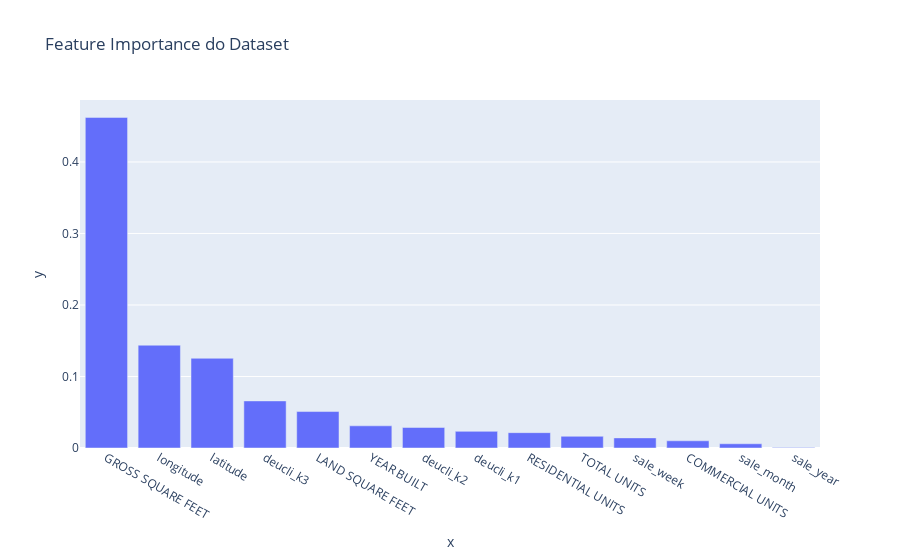

This figure's notebook cell:
### Code cell
px.bar(x = dataset_train.columns[1:], y = rfr.feature_importances_, title = "Feature Importance do Dataset").update_xaxes(categoryorder = "total descending")

### Figure 1 — Plotly figure (JSON) as saved in the notebook; plotly's stock layout.template omitted (floating-point values rounded to 4 significant figures)
{"data": [{"alignmentgroup": "True", "hovertemplate": "x=%{x}<br>y=%{y}<extra></extra>", "legendgroup": "", "marker": {"color": "#636efa"}, "name": "", "offsetgroup": "", "orientation": "v", "showlegend": false, "textposition": "auto", "type": "bar", "x": ["RESIDENTIAL UNITS", "COMMERCIAL UNITS", "TOTAL UNITS", "LAND SQUARE FEET", "GROSS SQUARE FEET", "YEAR BUILT", "sale_month", "sale_week", "sale_year", "latitude", "longitude", "deucli_k1", "deucli_k2", "deucli_k3"], "xaxis": "x", "y": [0.02144, 0.01009, 0.01635, 0.05098, 0.4623, 0.03102, 0.005894, 0.01414, 0.0008304, 0.1254, 0.1437, 0.02325, 0.02871, 0.06585], "yaxis": "y"}], "layout": {"autosize": true, "barmode": "relative", "legend": {"tracegroupgap": 0}, "title": {"text": "Feature Importance do Dataset"}, "xaxis": {"anchor": "y", "autorange": true, "categoryorder": "total descending", "domain": [0, 1], "range": [-0.5, 13.5], "title": {"text": "x"}, "type": "category"}, "yaxis": {"anchor": "x", "autorange": true, "domain": [0, 1], "range": [0, 0.4866], "title": {"text": "y"}, "type": "linear"}}}
